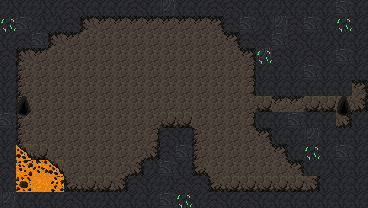

Tiled map render using the project's own tile images. Description and the whole map definition, tile-layer contents included, below:
An orthogonal 23x13 tile map with 16x16 px tiles, 2 tile layers (Tile Layer 1, Tile Layer 2) and 29 objects (14x pickaxe, 13x rock, player_spawn, level_exit).

<map version="1.10" tiledversion="1.10.2" orientation="orthogonal" renderorder="right-down" width="23" height="13" tilewidth="16" tileheight="16" infinite="0" nextlayerid="6" nextobjectid="529">
 <tileset firstgid="1" source="cave_crawler_v2.tsx" />
 <layer id="1" name="Tile Layer 1" width="23" height="13">
  <data encoding="csv">
95,95,95,95,95,95,95,95,95,95,95,95,95,95,95,95,95,95,95,95,95,95,95,
95,96,3221225567,3221225567,2684354655,82,79,79,79,79,79,79,79,2684354642,2684354655,96,3221225567,2684354656,2684354655,96,95,95,95,
95,2684354655,96,82,79,61,61,61,61,61,61,61,61,61,2684354642,2684354655,2684354655,96,2684354655,95,95,95,95,
95,82,79,61,61,61,61,61,61,61,61,61,61,61,61,2684354642,2684354656,2684354655,95,95,95,95,95,
95,77,61,61,61,61,61,61,61,61,61,61,61,61,61,76,95,95,95,95,95,95,95,
95,77,61,61,61,61,61,61,61,61,61,61,61,61,61,76,95,95,95,95,95,95,2684354642,
95,77,61,61,61,61,61,61,61,61,61,61,61,61,61,61,78,78,78,78,78,61,3221225554,
95,77,61,61,61,61,61,61,61,61,78,78,61,61,61,76,95,95,95,95,95,3221225554,95,
95,77,61,61,61,61,61,61,61,76,2684354655,95,77,61,61,61,2684354642,95,95,95,95,95,95,
95,46,78,61,61,61,61,61,61,3221225554,2684354655,96,77,61,61,61,61,2684354642,95,95,95,95,95,
95,46,46,46,61,61,61,61,3221225554,3221225567,96,95,1610612818,61,61,61,61,61,2684354642,95,95,95,95,
95,46,46,46,1610612818,78,78,3221225554,2684354655,95,3221225567,2684354655,2684354655,1610612818,78,78,78,78,78,3221225554,95,95,95,
95,95,95,95,95,95,95,95,95,95,95,95,95,95,95,95,95,95,95,95,95,95,95
</data>
 </layer>
 <layer id="4" name="Tile Layer 2" width="23" height="13">
  <data encoding="csv">
3221225567,0,3221225567,0,2684354655,0,0,0,2684354655,0,2684354656,0,0,2684354655,2684354655,0,0,3221225567,0,0,0,96,0,
51,0,0,0,0,0,0,0,0,0,0,0,0,0,0,0,0,0,0,0,0,51,0,
0,0,0,0,0,0,0,0,0,0,0,0,0,0,0,0,0,0,0,0,3221225567,0,0,
2684354655,0,0,0,0,0,0,0,0,0,0,0,0,0,0,0,51,0,0,2684354655,0,96,0,
0,0,0,0,0,0,0,0,0,0,0,0,0,0,0,0,0,0,0,96,0,0,0,
0,0,0,0,0,0,0,0,0,0,0,0,0,0,0,0,0,0,0,0,0,0,0,
0,66,0,0,0,0,0,0,0,0,0,0,0,0,0,0,0,79,79,0,0,66,0,
96,81,0,0,0,0,0,0,0,0,0,0,0,0,0,0,0,0,96,0,0,81,0,
0,0,0,0,0,0,0,0,0,0,0,0,0,0,0,0,0,0,0,2684354656,0,0,0,
0,92,0,0,0,0,0,0,0,0,0,0,0,0,0,0,0,0,0,51,0,96,0,
2684354655,3,1610612754,92,0,0,0,0,0,0,0,0,0,0,0,0,0,0,0,0,3221225567,0,0,
0,17,0,18,0,0,0,0,0,0,0,0,0,0,0,0,0,0,0,0,0,0,0,
2684354656,0,0,0,2684354655,0,3221225567,0,0,0,96,51,0,2684354655,0,2684354655,0,0,0,0,0,0,0
</data>
 </layer>
 <objectgroup id="5" name="Object Layer 2">
  <object id="515" name="pickaxe" x="66.6667" y="127">
   <point />
  </object>
  <object id="516" name="pickaxe" x="61.3508" y="79.4336">
   <point />
  </object>
  <object id="517" name="pickaxe" x="98.3333" y="32">
   <point />
  </object>
  <object id="518" name="pickaxe" x="180" y="43.6667">
   <point />
  </object>
  <object id="519" name="pickaxe" x="227.667" y="65.6667">
   <point />
  </object>
  <object id="520" name="pickaxe" x="199.667" y="121">
   <point />
  </object>
  <object id="521" name="pickaxe" x="103" y="171.333">
   <point />
  </object>
  <object id="522" name="pickaxe" x="179.333" y="42.6667">
   <point />
  </object>
  <object id="523" name="pickaxe" x="104" y="167.667">
   <point />
  </object>
  <object id="524" name="pickaxe" x="97.8922" y="28.8647">
   <point />
  </object>
  <object id="525" name="pickaxe" x="238" y="180.667">
   <point />
  </object>
  <object id="526" name="pickaxe" x="115" y="120.667">
   <point />
  </object>
  <object id="527" name="pickaxe" x="60.3333" y="81.6667">
   <point />
  </object>
  <object id="528" name="pickaxe" x="200.333" y="122">
   <point />
  </object>
 </objectgroup>
 <objectgroup id="2" name="Object Layer 1">
  <object id="480" name="player_spawn" x="25.4129" y="106.415">
   <point />
  </object>
  <object id="481" name="level_exit" x="344" y="107">
   <point />
  </object>
  <object id="482" name="rock" x="263.667" y="105.667">
   <point />
  </object>
  <object id="483" name="rock" x="280" y="105">
   <point />
  </object>
  <object id="484" name="rock" x="296.667" y="107">
   <point />
  </object>
  <object id="493" name="rock" x="103.379" y="173.594">
   <point />
  </object>
  <object id="494" name="rock" x="200.333" y="123">
   <point />
  </object>
  <object id="495" name="rock" x="237.288" y="182.549">
   <point />
  </object>
  <object id="496" name="rock" x="60.3333" y="82.6667">
   <point />
  </object>
  <object id="497" name="rock" x="114.712" y="122.702">
   <point />
  </object>
  <object id="498" name="rock" x="178.379" y="47.6566">
   <point />
  </object>
  <object id="499" name="rock" x="97.6667" y="33.7744">
   <point />
  </object>
  <object id="500" name="rock" x="227.639" y="67.9725">
   <point />
  </object>
  <object id="501" name="rock" x="312.667" y="106">
   <point />
  </object>
  <object id="502" name="rock" x="327.667" y="106">
   <point />
  </object>
 </objectgroup>
</map>
